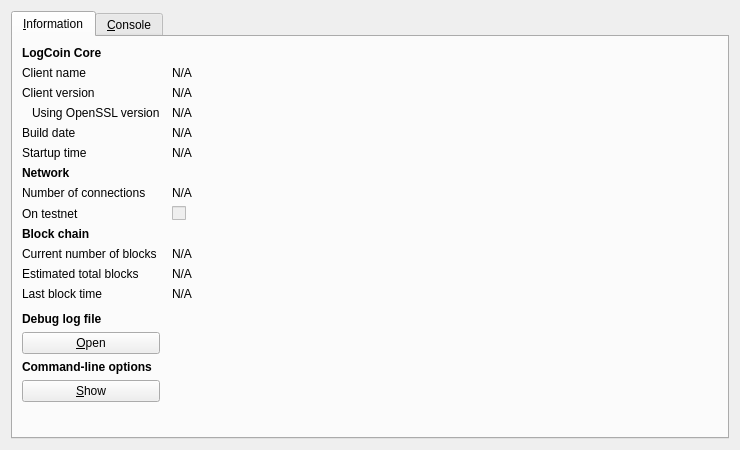
<?xml version="1.0" encoding="UTF-8"?>
<ui version="4.0">
 <class>RPCConsole</class>
 <widget class="QDialog" name="RPCConsole">
  <property name="geometry">
   <rect>
    <x>0</x>
    <y>0</y>
    <width>740</width>
    <height>450</height>
   </rect>
  </property>
  <property name="windowTitle">
   <string>LogCoin - Debug window</string>
  </property>
  <layout class="QVBoxLayout" name="verticalLayout_2">
   <item>
    <widget class="QTabWidget" name="tabWidget">
     <property name="currentIndex">
      <number>0</number>
     </property>
     <widget class="QWidget" name="tab_info">
      <attribute name="title">
       <string>&amp;Information</string>
      </attribute>
      <layout class="QGridLayout" name="gridLayout" columnstretch="0,1">
       <property name="horizontalSpacing">
        <number>12</number>
       </property>
       <item row="0" column="0">
        <widget class="QLabel" name="label_9">
         <property name="font">
          <font>
           <weight>75</weight>
           <bold>true</bold>
          </font>
         </property>
         <property name="text">
          <string>LogCoin Core</string>
         </property>
        </widget>
       </item>
       <item row="1" column="0">
        <widget class="QLabel" name="label_5">
         <property name="text">
          <string>Client name</string>
         </property>
        </widget>
       </item>
       <item row="1" column="1">
        <widget class="QLabel" name="clientName">
         <property name="cursor">
          <cursorShape>IBeamCursor</cursorShape>
         </property>
         <property name="text">
          <string>N/A</string>
         </property>
         <property name="textFormat">
          <enum>Qt::PlainText</enum>
         </property>
         <property name="textInteractionFlags">
          <set>Qt::LinksAccessibleByMouse|Qt::TextSelectableByKeyboard|Qt::TextSelectableByMouse</set>
         </property>
        </widget>
       </item>
       <item row="2" column="0">
        <widget class="QLabel" name="label_6">
         <property name="text">
          <string>Client version</string>
         </property>
        </widget>
       </item>
       <item row="2" column="1">
        <widget class="QLabel" name="clientVersion">
         <property name="cursor">
          <cursorShape>IBeamCursor</cursorShape>
         </property>
         <property name="text">
          <string>N/A</string>
         </property>
         <property name="textFormat">
          <enum>Qt::PlainText</enum>
         </property>
         <property name="textInteractionFlags">
          <set>Qt::LinksAccessibleByMouse|Qt::TextSelectableByKeyboard|Qt::TextSelectableByMouse</set>
         </property>
        </widget>
       </item>
       <item row="3" column="0">
        <widget class="QLabel" name="label_14">
         <property name="text">
          <string>Using OpenSSL version</string>
         </property>
         <property name="indent">
          <number>10</number>
         </property>
        </widget>
       </item>
       <item row="3" column="1">
        <widget class="QLabel" name="openSSLVersion">
         <property name="cursor">
          <cursorShape>IBeamCursor</cursorShape>
         </property>
         <property name="text">
          <string>N/A</string>
         </property>
         <property name="textFormat">
          <enum>Qt::PlainText</enum>
         </property>
         <property name="textInteractionFlags">
          <set>Qt::LinksAccessibleByMouse|Qt::TextSelectableByKeyboard|Qt::TextSelectableByMouse</set>
         </property>
        </widget>
       </item>
       <item row="4" column="0">
        <widget class="QLabel" name="label_12">
         <property name="text">
          <string>Build date</string>
         </property>
        </widget>
       </item>
       <item row="4" column="1">
        <widget class="QLabel" name="buildDate">
         <property name="cursor">
          <cursorShape>IBeamCursor</cursorShape>
         </property>
         <property name="text">
          <string>N/A</string>
         </property>
         <property name="textFormat">
          <enum>Qt::PlainText</enum>
         </property>
         <property name="textInteractionFlags">
          <set>Qt::LinksAccessibleByMouse|Qt::TextSelectableByKeyboard|Qt::TextSelectableByMouse</set>
         </property>
        </widget>
       </item>
       <item row="5" column="0">
        <widget class="QLabel" name="label_13">
         <property name="text">
          <string>Startup time</string>
         </property>
        </widget>
       </item>
       <item row="5" column="1">
        <widget class="QLabel" name="startupTime">
         <property name="cursor">
          <cursorShape>IBeamCursor</cursorShape>
         </property>
         <property name="text">
          <string>N/A</string>
         </property>
         <property name="textFormat">
          <enum>Qt::PlainText</enum>
         </property>
         <property name="textInteractionFlags">
          <set>Qt::LinksAccessibleByMouse|Qt::TextSelectableByKeyboard|Qt::TextSelectableByMouse</set>
         </property>
        </widget>
       </item>
       <item row="6" column="0">
        <widget class="QLabel" name="label_11">
         <property name="font">
          <font>
           <weight>75</weight>
           <bold>true</bold>
          </font>
         </property>
         <property name="text">
          <string>Network</string>
         </property>
        </widget>
       </item>
       <item row="7" column="0">
        <widget class="QLabel" name="label_7">
         <property name="text">
          <string>Number of connections</string>
         </property>
        </widget>
       </item>
       <item row="7" column="1">
        <widget class="QLabel" name="numberOfConnections">
         <property name="cursor">
          <cursorShape>IBeamCursor</cursorShape>
         </property>
         <property name="text">
          <string>N/A</string>
         </property>
         <property name="textFormat">
          <enum>Qt::PlainText</enum>
         </property>
         <property name="textInteractionFlags">
          <set>Qt::LinksAccessibleByMouse|Qt::TextSelectableByKeyboard|Qt::TextSelectableByMouse</set>
         </property>
        </widget>
       </item>
       <item row="8" column="0">
        <widget class="QLabel" name="label_8">
         <property name="text">
          <string>On testnet</string>
         </property>
        </widget>
       </item>
       <item row="8" column="1">
        <widget class="QCheckBox" name="isTestNet">
         <property name="enabled">
          <bool>false</bool>
         </property>
         <property name="text">
          <string/>
         </property>
        </widget>
       </item>
       <item row="9" column="0">
        <widget class="QLabel" name="label_10">
         <property name="font">
          <font>
           <weight>75</weight>
           <bold>true</bold>
          </font>
         </property>
         <property name="text">
          <string>Block chain</string>
         </property>
        </widget>
       </item>
       <item row="10" column="0">
        <widget class="QLabel" name="label_3">
         <property name="text">
          <string>Current number of blocks</string>
         </property>
        </widget>
       </item>
       <item row="10" column="1">
        <widget class="QLabel" name="numberOfBlocks">
         <property name="cursor">
          <cursorShape>IBeamCursor</cursorShape>
         </property>
         <property name="text">
          <string>N/A</string>
         </property>
         <property name="textFormat">
          <enum>Qt::PlainText</enum>
         </property>
         <property name="textInteractionFlags">
          <set>Qt::LinksAccessibleByMouse|Qt::TextSelectableByKeyboard|Qt::TextSelectableByMouse</set>
         </property>
        </widget>
       </item>
       <item row="11" column="0">
        <widget class="QLabel" name="label_4">
         <property name="text">
          <string>Estimated total blocks</string>
         </property>
        </widget>
       </item>
       <item row="11" column="1">
        <widget class="QLabel" name="totalBlocks">
         <property name="cursor">
          <cursorShape>IBeamCursor</cursorShape>
         </property>
         <property name="text">
          <string>N/A</string>
         </property>
         <property name="textFormat">
          <enum>Qt::PlainText</enum>
         </property>
         <property name="textInteractionFlags">
          <set>Qt::LinksAccessibleByMouse|Qt::TextSelectableByKeyboard|Qt::TextSelectableByMouse</set>
         </property>
        </widget>
       </item>
       <item row="12" column="0">
        <widget class="QLabel" name="label_2">
         <property name="text">
          <string>Last block time</string>
         </property>
        </widget>
       </item>
       <item row="12" column="1">
        <widget class="QLabel" name="lastBlockTime">
         <property name="cursor">
          <cursorShape>IBeamCursor</cursorShape>
         </property>
         <property name="text">
          <string>N/A</string>
         </property>
         <property name="textFormat">
          <enum>Qt::PlainText</enum>
         </property>
         <property name="textInteractionFlags">
          <set>Qt::LinksAccessibleByMouse|Qt::TextSelectableByKeyboard|Qt::TextSelectableByMouse</set>
         </property>
        </widget>
       </item>
       <item row="13" column="0">
        <spacer name="verticalSpacer_2">
         <property name="orientation">
          <enum>Qt::Vertical</enum>
         </property>
         <property name="sizeHint" stdset="0">
          <size>
           <width>20</width>
           <height>20</height>
          </size>
         </property>
        </spacer>
       </item>
       <item row="14" column="0">
        <widget class="QLabel" name="labelDebugLogfile">
         <property name="font">
          <font>
           <weight>75</weight>
           <bold>true</bold>
          </font>
         </property>
         <property name="text">
          <string>Debug log file</string>
         </property>
        </widget>
       </item>
       <item row="15" column="0">
        <widget class="QPushButton" name="openDebugLogfileButton">
         <property name="toolTip">
          <string>Open the LogCoin debug log file from the current data directory. This can take a few seconds for large log files.</string>
         </property>
         <property name="text">
          <string>&amp;Open</string>
         </property>
         <property name="autoDefault">
          <bool>false</bool>
         </property>
        </widget>
       </item>
       <item row="16" column="0">
        <widget class="QLabel" name="labelCLOptions">
         <property name="font">
          <font>
           <weight>75</weight>
           <bold>true</bold>
          </font>
         </property>
         <property name="text">
          <string>Command-line options</string>
         </property>
        </widget>
       </item>
       <item row="17" column="0">
        <widget class="QPushButton" name="showCLOptionsButton">
         <property name="toolTip">
          <string>Show the LogCoin-Qt help message to get a list with possible LogCoin command-line options.</string>
         </property>
         <property name="text">
          <string>&amp;Show</string>
         </property>
         <property name="autoDefault">
          <bool>false</bool>
         </property>
        </widget>
       </item>
       <item row="18" column="0">
        <spacer name="verticalSpacer">
         <property name="orientation">
          <enum>Qt::Vertical</enum>
         </property>
         <property name="sizeHint" stdset="0">
          <size>
           <width>20</width>
           <height>40</height>
          </size>
         </property>
        </spacer>
       </item>
      </layout>
     </widget>
     <widget class="QWidget" name="tab_console">
      <attribute name="title">
       <string>&amp;Console</string>
      </attribute>
      <layout class="QVBoxLayout" name="verticalLayout_3">
       <property name="spacing">
        <number>3</number>
       </property>
       <item>
        <widget class="QTextEdit" name="messagesWidget">
         <property name="minimumSize">
          <size>
           <width>0</width>
           <height>100</height>
          </size>
         </property>
         <property name="readOnly">
          <bool>true</bool>
         </property>
         <property name="tabKeyNavigation" stdset="0">
          <bool>false</bool>
         </property>
         <property name="columnCount" stdset="0">
          <number>2</number>
         </property>
        </widget>
       </item>
       <item>
        <layout class="QHBoxLayout" name="horizontalLayout">
         <property name="spacing">
          <number>3</number>
         </property>
         <item>
          <widget class="QLabel" name="label">
           <property name="text">
            <string notr="true">&gt;</string>
           </property>
          </widget>
         </item>
         <item>
          <widget class="QLineEdit" name="lineEdit"/>
         </item>
         <item>
          <widget class="QPushButton" name="clearButton">
           <property name="maximumSize">
            <size>
             <width>24</width>
             <height>24</height>
            </size>
           </property>
           <property name="toolTip">
            <string>Clear console</string>
           </property>
           <property name="text">
            <string/>
           </property>
           <property name="icon">
            <iconset resource="../bitcoin.qrc">
             <normaloff>:/icons/remove</normaloff>:/icons/remove</iconset>
           </property>
           <property name="shortcut">
            <string notr="true">Ctrl+L</string>
           </property>
           <property name="autoDefault">
            <bool>false</bool>
           </property>
          </widget>
         </item>
        </layout>
       </item>
      </layout>
     </widget>
    </widget>
   </item>
  </layout>
 </widget>
 <resources>
  <include location="../bitcoin.qrc"/>
 </resources>
 <connections/>
</ui>
